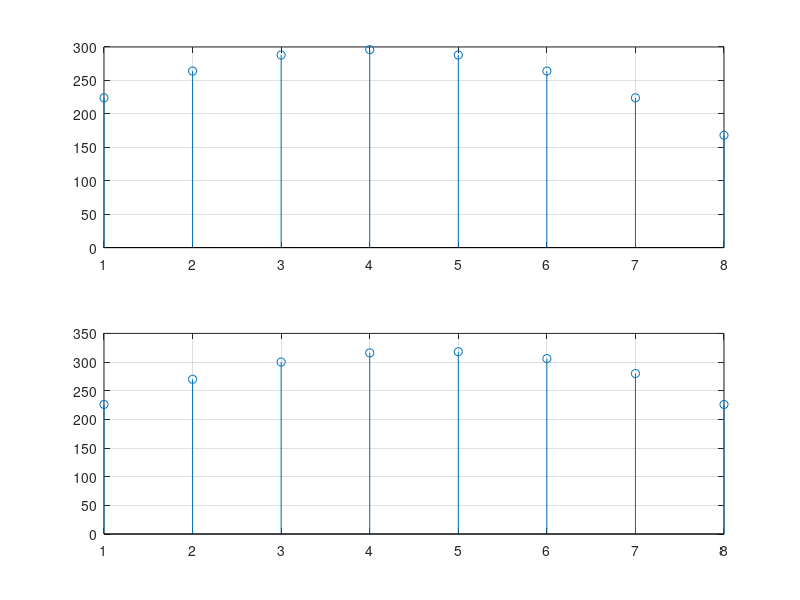

Reproduce this figure in MATLAB.
function bai212 
%chung minh tich chap vong duoc tinh tu tich chap tuyen tinh 
clc;clear;close all;
xn =[0 2 4 6 8 10 12 14] ; 
yn =[1 2 3 4 5 6 7 8 ] ; 
h1 = conv(xn,yn) ; 
h2 = cconv(xn,yn,8); 
h11 = [0 0 0 0 0 0 0 0 0 0 0 0 0 0 h1]; %h1(n-8) 
h12 = [h1 0 0 0 0 0 0 0 0 0 0 0 0 0 0];%h1(n+8) 
h13 = [0 0 0 0 0 0 0 h1 0 0 0 0 0 0 0 ]; %h1(n)
h3 = h13 + h11 + h12 ; 
h4 = h3(9:16) ; 
%z = h2 - h3 ;
figure(1) ; 
subplot(211); 
stem(h2) ; 
grid ; 
subplot(212) ;
stem(h4) ;
grid ; 
%subplot(313) ;
%plot(z) ; 
%grid ;


